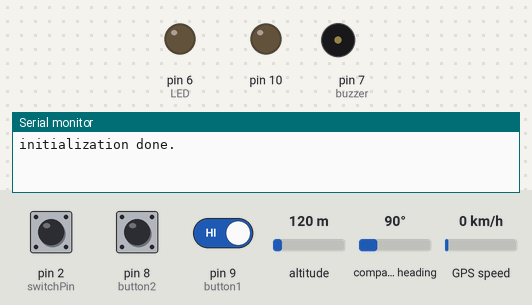
The sketch below on a simulated Arduino Uno, built with avr-gcc and run on an emulated ATmega328P. Parts: output pins drawn as LEDs (lit = HIGH), buzzer (waves = sounding), the last lines printed to the serial monitor. Dashed ring = blinking. The inputs (shaded band) are chosen by the test bench; at power-on: pin 2 (switchPin) HIGH, pin 9 (button1) HIGH, pin 8 (button2) HIGH, altitude 120 m, compass heading 90°, GPS speed 0 km/h. Storage starts empty; the GPS gets a fix after 3 s at 37.7749, -122.4194 with 8 satellites.

Above: at 1.2 s.
1.3 s: pin 2 (switchPin) pulled LOW for 3.2 s
At 1.8 s:
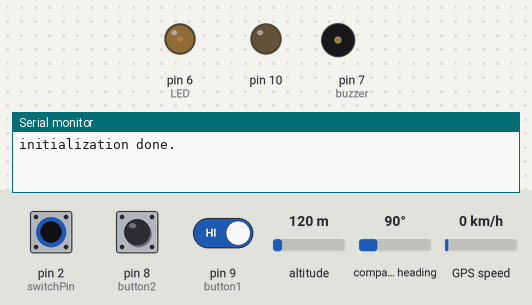
6.0 s: pin 2 (switchPin) driven LOW and pin 9 (button1) driven LOW
At 6.8 s:
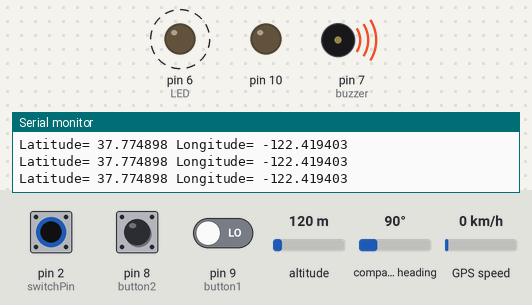
9.0 s: pin 2 (switchPin) driven HIGH
At 9.9 s:
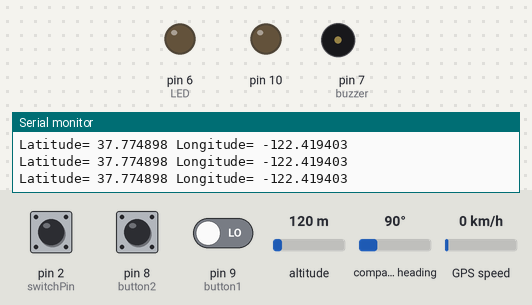
10.7 s: pin 2 (switchPin) driven LOW
At 11.5 s:
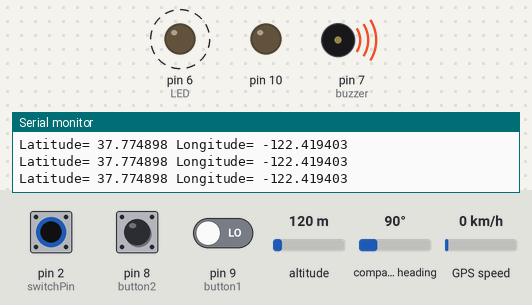
Timing chart, 0 to 14.7 s (numbered marks = the images above; inputs shaded):
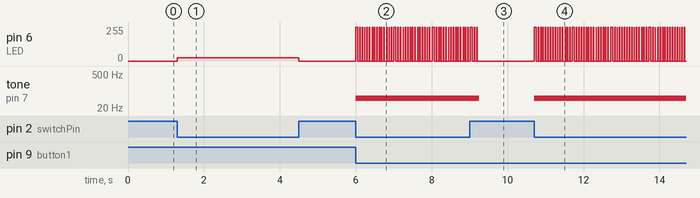

Measured:
- after the input at 1.3 s, pin 6 (LED): 0/255 → 25/255 at once, → 0/255 3.2 s later
- after the input at 6.0 s, pin 6 (LED): alternates 255/255 for 0.01 s and 0/255 for 0.05 s, starting at once; tone on pin 7 (buzzer): silent → 50 Hz at once
- after the input at 9.0 s, pin 6 (LED): goes on until 9.2 s, then stays 0/255; tone on pin 7 (buzzer): 50 Hz → silent after 0.26 s
- after the input at 10.7 s, pin 6 (LED): alternates 255/255 for 0.01 s and 0/255 for 0.05 s, starting at once; tone on pin 7 (buzzer): silent → 50 Hz at once

The sketch:

GPSDeterrentDevice.ino
```cpp
#include <TinyGPS++.h>
#include <SoftwareSerial.h>
#include <SD.h>

//GPS variables
static const int RXPin = 4, TXPin = 3;
static const int GPSBaud = 9600;
double latitude=0,longitude=0;
int minutes=0, seconds=0, hours=0;

//basic input variables
static const int switchPin = 2, button1 = 9, button2 = 8;

//SD card variables
File myFile;

//basic output variables
static const int buzzer = 7, LED = 6;

// The TinyGPS++ object
TinyGPSPlus gps;

// The serial connection to the GPS device
SoftwareSerial ss(RXPin, TXPin);

/*****************************************************************************************************/

void setup(){
  pinMode(switchPin,INPUT_PULLUP);
  pinMode(button1,INPUT_PULLUP);
  pinMode(button2,INPUT_PULLUP);
  pinMode(buzzer,OUTPUT);
  pinMode(LED,OUTPUT);
  pinMode(10, OUTPUT);

  Serial.begin(9600);
  ss.begin(GPSBaud);   //Establishes a software serial connection with the GPS with a 9600 Baud, which the GPS can only function at


//Initializes the SD card and makes sure an SD card is present
  if (!SD.begin(10)) {
    Serial.println("initialization failed!");
    while(1){}
  }
  Serial.println("initialization done.");
  SDWRITE();                                  //Gives an indication that the device is started on the SD card
}

/*****************************************************************************************************/
/*****************************************************************************************************/

//This section is the main loop of the code, where the switch input is continuously tested for and then the button inputs are continually tested for, then starts up seperate functions depending on what was pressed

void loop(){

while (digitalRead(switchPin) == LOW){           //when switch is flipped
  analogWrite(LED,25);                           //turn LED on to a lower intensity
  GPSDATA();                                     //begin recording GPS data

    if (digitalRead(button1) == LOW){            //if emergency button is pressed, begin Panic function
      PANIC();
    }

    if (digitalRead(button2) == LOW){            //if discreet button is pressed, begin QUIET function
      QUIET();
    }

}

noTone(buzzer);                                  //if the switch is turned off, then deactivate buzzer
digitalWrite(LED,LOW);                           //if the switch is turned off, then deactivate the LED
}

/*****************************************************************************************************/
/*****************************************************************************************************/

//This section receives and stores the GPS data as several variables for use in the SDWRITE function

void GPSDATA(){
 if (ss.available() > 0){                        //if there is a serial connection with the GPS (if there is not something is wrong with the wiring)

  gps.encode(ss.read());                         //decode the data from the GPS by parsing through the strings returned

    if (gps.location.isUpdated()){               //if two satellites are located to accurately tell the position of the user

      //Latitude
      latitude=gps.location.lat(), 6;            //save the latitude as a variable
      Serial.print("Latitude= ");
      Serial.print(gps.location.lat(), 6);

      //Longitude
      longitude=gps.location.lng(), 6;           //save the longitude as a variable
      Serial.print(" Longitude= ");
      Serial.println(gps.location.lng(), 6);

      // Hour (0-23)                   //save the hour as a variable
      hours=gps.time.hour()-5;  //conversion from UTC to EST
      if (hours<0){            //hour conversion overflow
      hours=hours+24;
      }

      // Minute (0-59)                //save the minutes as a variable
      minutes=gps.time.minute();

      // Second (0-59)               //save the seconds as a variable
      seconds=gps.time.second();
  }
}
}
/*****************************************************************************************************/

//This section is the discreet functionality, that only records the GPS data to the SD card and turns on the LED to a higher intensity

void QUIET(){

  for(int a=0;a<=400;a++){   //This loop is important, as the GPS data needs to be tested a certain amount of times in a row for the GPS to output all the data strings before the location can be recorded
  GPSDATA();
  }

  digitalWrite(LED,HIGH);            //turn LED on HIGH
  SDWRITE();                        //Write GPS data to SD card

  if (digitalRead(switchPin) == HIGH){          //if the device is switched off, return to the main loop so everything shuts off
      return loop();
    }
  else if (digitalRead(button1) == LOW){        //if the emergency button is pressed, switch to the PANIC mode
    PANIC();
  }
    else {                                      //if nothing is pressed, this function will loop indefinitely
      return QUIET();
    }
}


/*****************************************************************************************************/

//This section is the emergency functionality, that both records the GPS data to the SD card, turns on the buzzer, and flashes the LED

void PANIC(){
  tone(buzzer, 50);     //activate buzzer

  for(int a=0;a<=5;a++){   //this loop flashes the LED and receives the GPS data

    digitalWrite(LED,HIGH);

    for(int a=0;a<=400;a++){
    GPSDATA();
    }

    digitalWrite(LED,LOW);
    delay(50);              //delay to make LED turning on and off visible
  }

  SDWRITE();                  //Record GPS data to SD card

    if (digitalRead(switchPin) == HIGH){      //If the switch is turned off, then everything turns off
      return loop();
    }
    else {                            //if the switch is not pressed, then this function will repeat indefinitely
      return PANIC();
    }
}

/*****************************************************************************************************/

//This section writes to the SD card the variables that were stored in the GPS function

void SDWRITE() {


  myFile = SD.open("data.txt", FILE_WRITE);           //create data file

  // if the file opened okay, write to it:

  if (myFile) {

    //printing the longitude
    myFile.print("Longtitude: ");
    myFile.println(longitude);


    //printing the latitude
    myFile.print("Latitude: ");
    myFile.println(latitude);


    //printing the time
    myFile.print("Time: ");
    myFile.print(hours);
    myFile.print(":");
    myFile.print(minutes);
    myFile.print(":");
    myFile.println(seconds);

    myFile.println(" ");

  // close the file:
    myFile.close();

  } else {
    // if the file didn't open, print an error:
    Serial.println("error opening test.txt");
  }

}
```
